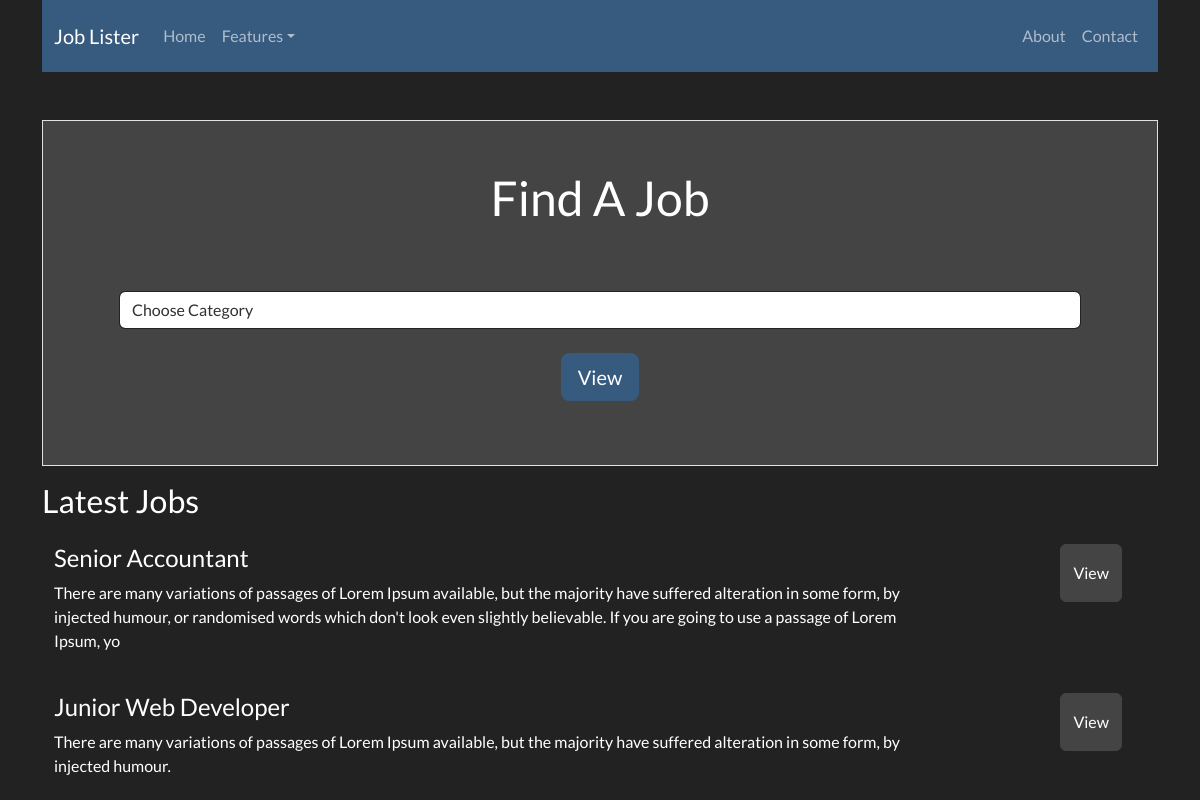
The page / on the database its author committed.
### tables this page shows
CREATE TABLE `jobs` (
  `id` int(11) NOT NULL,
  `category_id` int(11) NOT NULL,
  `company` varchar(255) NOT NULL,
  `job_title` varchar(255) NOT NULL,
  `description` varchar(255) NOT NULL,
  `salary` varchar(255) NOT NULL,
  `location` varchar(255) NOT NULL,
  `contact_user` varchar(255) NOT NULL,
  `contact_email` varchar(255) NOT NULL,
  `post_date` timestamp NOT NULL DEFAULT current_timestamp()
);

### lib/Template.php (called while the page is built, shortened)
<?php
class Template
{
    protected $template;
    public function __construct($template)
    {
        $this->template = $template;
    }
    public function __toString()
    {
        include basename($this->template);
        return ob_get_clean();
    }
}

### lib/DB.php (called while the page is built, shortened)
<?php
class DB
{
    private $dbName = DBNAME;
    private $host = HOST;
    private $user = USER;
    private $password = PASSWORD;
    private $dbHandler;
    private $stmt;
    public function __construct()
    {
        $dsn = 'mysql:host=' . $this->host . ';dbname=' . $this->dbName;
        $options = array(
            PDO::ATTR_PERSISTENT => true,
            PDO::ATTR_ERRMODE => PDO::ERRMODE_EXCEPTION
        );
        try {
            $this->dbHandler = new PDO($dsn, $this->user, $this->password, $options);
        } catch (PDOException $e) {
            $this->error = $e->getMessage();
        }
    }
    public function query($query)
    {
        $this->stmt = $this->dbHandler->prepare($query);
    }
    public function execute()
    {
        return $this->stmt->execute();
    }
    public function resultSet()
    {
        $this->execute();
        return $this->stmt->fetchAll(PDO::FETCH_OBJ);
    }
}

### lib/Job.php (called while the page is built, shortened)
<?php
class Job
{
    private $db;
    public function __construct()
    {
        $this->db = new DB;
    }
    public function getAllJobs()
    {
        $this->db->query(
            'SELECT
            jobs.*,
            categories.name AS cat_name
        FROM
            jobs
        INNER JOIN categories ON jobs.category_id = categories.id
        ORDER BY
             jobs.post_date'
        );
        $results = $this->db->resultSet();
        return $results;
    }
    public function getCategories()
    {
        $this->db->query(
            'SELECT * FROM categories'
        );
        $results = $this->db->resultSet();
        return $results;
    }
}

### templates/frontpage.php (the view, shortened to what this page needs)
<?php include_once 'inc/header.php'; ?>
<div class="container mt-5 border bg-secondary">
    <center>
        <h1 class="mt-5"> Find A Job </h1>
        <div class="m-3 p-5 text-white rounded">
            <center>
                <form action="index.php" method="GET">
                    <select class="form-control" name="category">
                        <option value="0">Choose Category</option>
                    </select>
                    <br>
                    <input type="submit" value="View" class="btn btn-lg btn-primary">
                </form>
        </div>
</div>
<h3 class="mt-3"><?php echo $title  ?></h3>
<?php foreach ($jobs as $job) : ?>
    <div class="container mt-4 row">
        <div class="col-md-10">
            <h4><?php echo $job->job_title ?></h4>
            <p> <?php echo $job->description ?> </p>
        </div>
        <div class="col-md-2 ps-5 text-end ">
            <a href="/job/<?php echo $job->id?>" class="btn btn-secondary py-3">View</a>
        </div>
    </div>
<?php endforeach ?>
<?php include_once 'inc/footer.php'; ?>

### index.php (shortened to what this page needs)
<?php
$job = new Job;
$template = new Template('templates/frontpage.php');
$category = isset($_GET['category']) ? $_GET['category'] : null;
if ($category) {
    $template->title = 'Jobs in ' . $job->getCategory($category)->name;
    $template->jobs = $job->getSingleCategory($category);
} else {
    $template->title = 'Latest Jobs';
    $template->jobs = $job->getAllJobs();
}
$template->categories = $job->getCategories();
echo $template;

### templates/inc/header.php (shortened to what this page needs)
<!DOCTYPE html>
<html lang="en">
<head>
    <link rel="stylesheet" href="css/bootstrap.min.css">
    <link rel="stylesheet" href="css/bootstrap.css">
    <link rel="stylesheet" href="css/style.css">
</head>
<body class="container">
    <nav class="navbar navbar-expand-lg navbar-dark bg-primary">
        <div class="container">
            <a class="navbar-brand" href="#"><?php echo SITE_TITLE ?></a>
            <div class="collapse navbar-collapse" id="navbarColor01">
                <ul class="navbar-nav me-auto">
                    <li class="nav-item">
                        <a class="nav-link" href="index.php">Home
                        </a>
                    </li>
                    <li class="nav-item dropdown">
                        <a class="nav-link dropdown-toggle" data-bs-toggle="dropdown" href="#" role="button" aria-haspopup="true" aria-expanded="false">Features</a>
                    </li>
                </ul>
                <div class="d-flex navbar-nav">
                    <li class="nav-item">
                        <a class="nav-link" href="#">About</a>
                    </li>
                    <li class="nav-item">
                        <a class="nav-link" href="#">Contact</a>
                    </li>
                </div>
            </div>
        </div>
    </nav>

### templates/inc/footer.php (shortened to what this page needs)
</body>
</html>

### rows shown on the page
jobs: job_title "Senior Accountant", description "There are many variations of passages of Lorem Ipsum available, but the majority have suffered alteration in some form, by injected humour, or randomised words which don't look even slightly believable. If you are going to use a passage of Lorem Ipsum, yo"
jobs: job_title "Junior Web Developer", description "There are many variations of passages of Lorem Ipsum available, but the majority have suffered alteration in some form, by injected humour."

### other values the page prints
SITE_TITLE "Job Lister"
$title "Latest Jobs"
